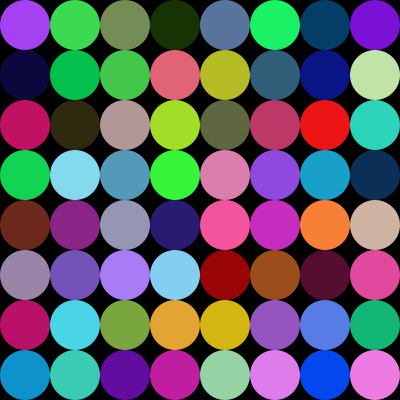
Frame 1 (no input)
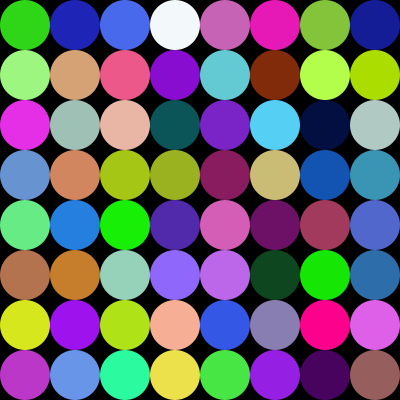
Frame 60 (the mouse pressed at the canvas centre just before this capture)
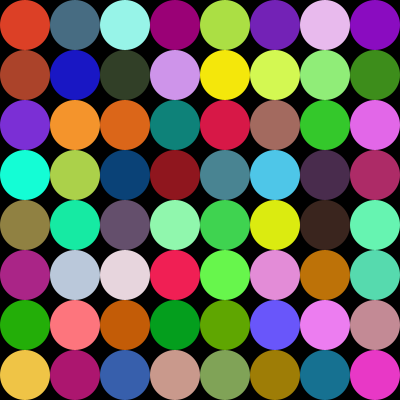
Frame 120 (the mouse held since frame 60 and released just before this capture)

The Processing sketch that drew these frames (run headless with seeded random() and noise(); from frame 60 on, the mouse is pressed at the canvas centre):

// Processing sketch: processing_141217
// ── processing_141217.pde

void setup(){
size (400,400);
smooth();
}

void draw(){
noStroke();
background(0);
ellipseMode(CORNER);
for(int yPos = 0; yPos <height; yPos += 50){
for(int xPos = 0; xPos < width; xPos += 50){
fill(random(0,255),random(0,255),random(0,255));
ellipse(xPos,yPos,50,50);
}
}
delay(200);
}
